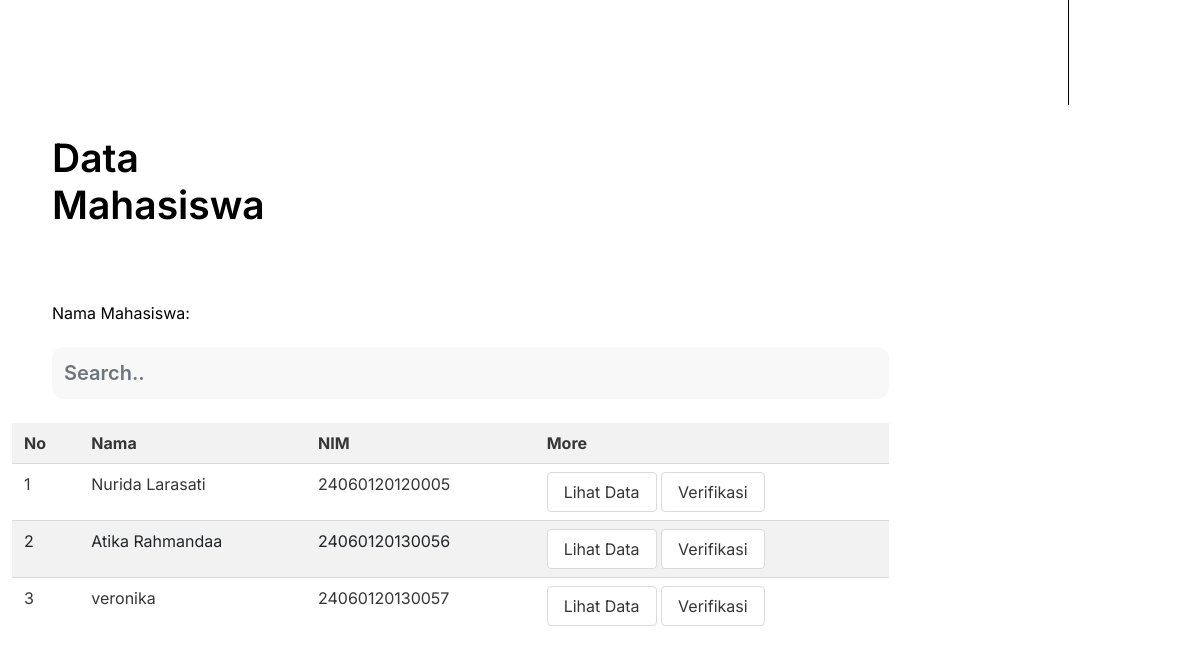
The page /srs8.3.php (lower part) on the database as committed earlier.
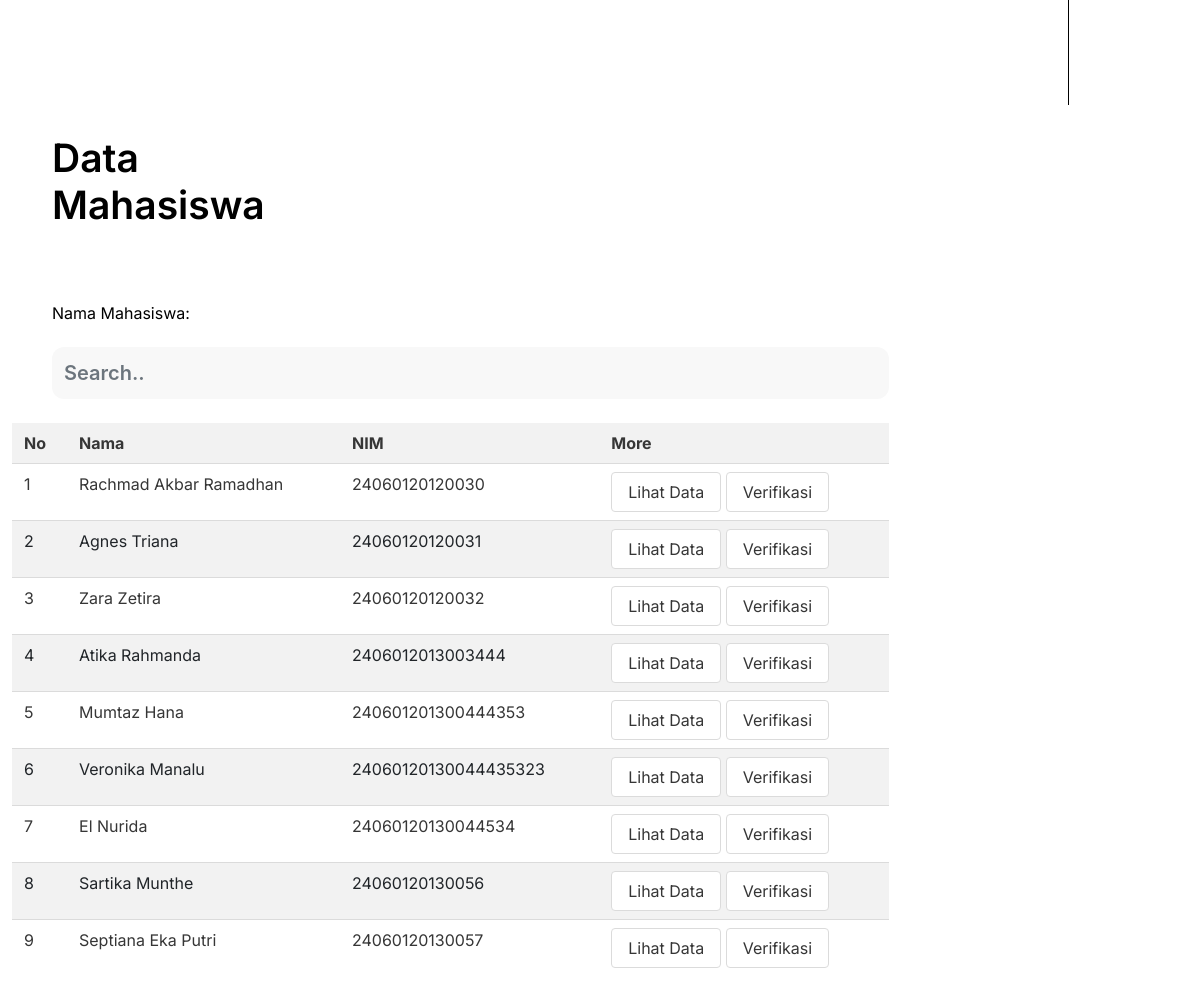
The same page on the database as committed later.
### tables this page shows
CREATE TABLE `mahasiswa` (
  `nim` varchar(20) NOT NULL,
  `nama` varchar(50) NOT NULL,
  `email` varchar(50) NOT NULL,
  `status_mahasiswa` varchar(10) NOT NULL,
  `alamat` varchar(200) NOT NULL,
  `no_hp` varchar(15) NOT NULL,
  `angkatan` varchar(4) NOT NULL,
  `jalur_masuk` varchar(10) NOT NULL,
  `foto` varchar(100) NOT NULL,
  `ipk` int(5) NOT NULL,
  `email_dosenwali` varchar(100) NOT NULL,
  `email_dosenpkl` varchar(100) NOT NULL,
  `email_dosenskripsi` varchar(100) NOT NULL,
  `kelurahan_id` varchar(100) NOT NULL,
  `irs_id` varchar(20) NOT NULL,
  `khs_id` varchar(20) NOT NULL,
  `pkl_id` varchar(20) NOT NULL,
  `skripsi_id` varchar(20) NOT NULL
);

### srs8.3.php (the view, shortened to what this page needs)
  <div class="row">
    <div class="col-sm">
    <?php include 'navbardosen.php' ?>
    </div>
    <div class="col-10">
    <div class="roq">
        <div class="batas">
            <h1>Data</h1>
            <h1>Mahasiswa</h1>
        </div>
    </div>
<div class="roq">
    <div class="col" style="margin-top: 75px;padding-left: 40px; ">
        <h1>Nama Mahasiswa:</h1> <br>
        <input type="text" id="live_search" name="nama"class="form-control" placeholder="Search.."> <br>
	</div>
</div>
<div id="searchresult">
            <table class="table table-striped">
                <tr>
                    <th>No</th>
                    <th>Nama</th>
                    <th>NIM</th>
                    <th>More</th>
                </tr>
                <?php
                $no = 1;
                $result = mysqli_query($db,'SELECT * FROM mahasiswa');
                while($row = mysqli_fetch_assoc($result)){
                    $nama = $row['nama'];
                    $nim = $row['nim'];
                ?>
                    <tr>
                        <td><?php echo $no++; ?></td>
                        <td><?php echo $nama; ?></td>
                        <td><?php echo $nim; ?></td>
                        <td>
                            <a class="button" href="edit3.php?nim=<?= $row['nim']; ?>">Lihat Data</a>
                            <a class="button" href="srs7.php?nim=<?= $row['nim']; ?>">Verifikasi</a>
                        </td>
                    </tr>
                    <?php } ?>
            </table>
    </div>

### navbardosen.php (shortened to what this page needs)
<div class="flex flex-col items-center h-full overflow-hidden border-r border-grey-400 text-gray-700" style="border-color: black;">
	</div>

### stylesheets.css (style rules this page uses)
body { color: #000000; margin: 0; font-family: 'Inter', sans-serif; }
.form-control { border-radius: 12px; background-color: #f8f8f8; border: none; height: 52px; font-size: 20px; font-weight: 600; }
* { margin: 0; padding: 0; -webkit-box-sizing: border-box; box-sizing: border-box; }
a { color: black; cursor: pointer; text-decoration: none; }
.batas { margin-top: 30px; margin-left: 40px; }
.batas h1 { font-weight: 600; font-size: 39px; color: black; }

Rows that differ between the two databases and show on the page:
removed mahasiswa: nama "Nurida Larasati", nim "24060120120005"
added mahasiswa: nama "Rachmad Akbar Ramadhan", nim "24060120120030"
added mahasiswa: nama "Agnes Triana", nim "24060120120031"
added mahasiswa: nama "Zara Zetira", nim "24060120120032"
added mahasiswa: nama "Atika Rahmanda", nim "2406012013003444"
added mahasiswa: nama "Mumtaz Hana", nim "240601201300444353"
added mahasiswa: nama "Veronika Manalu", nim "24060120130044435323"
added mahasiswa: nama "El Nurida", nim "24060120130044534"
changed mahasiswa id 24060120130056: nama "Atika Rahmandaa" → "Sartika Munthe"
changed mahasiswa id 24060120130057: nama "veronika" → "Septiana Eka Putri"
